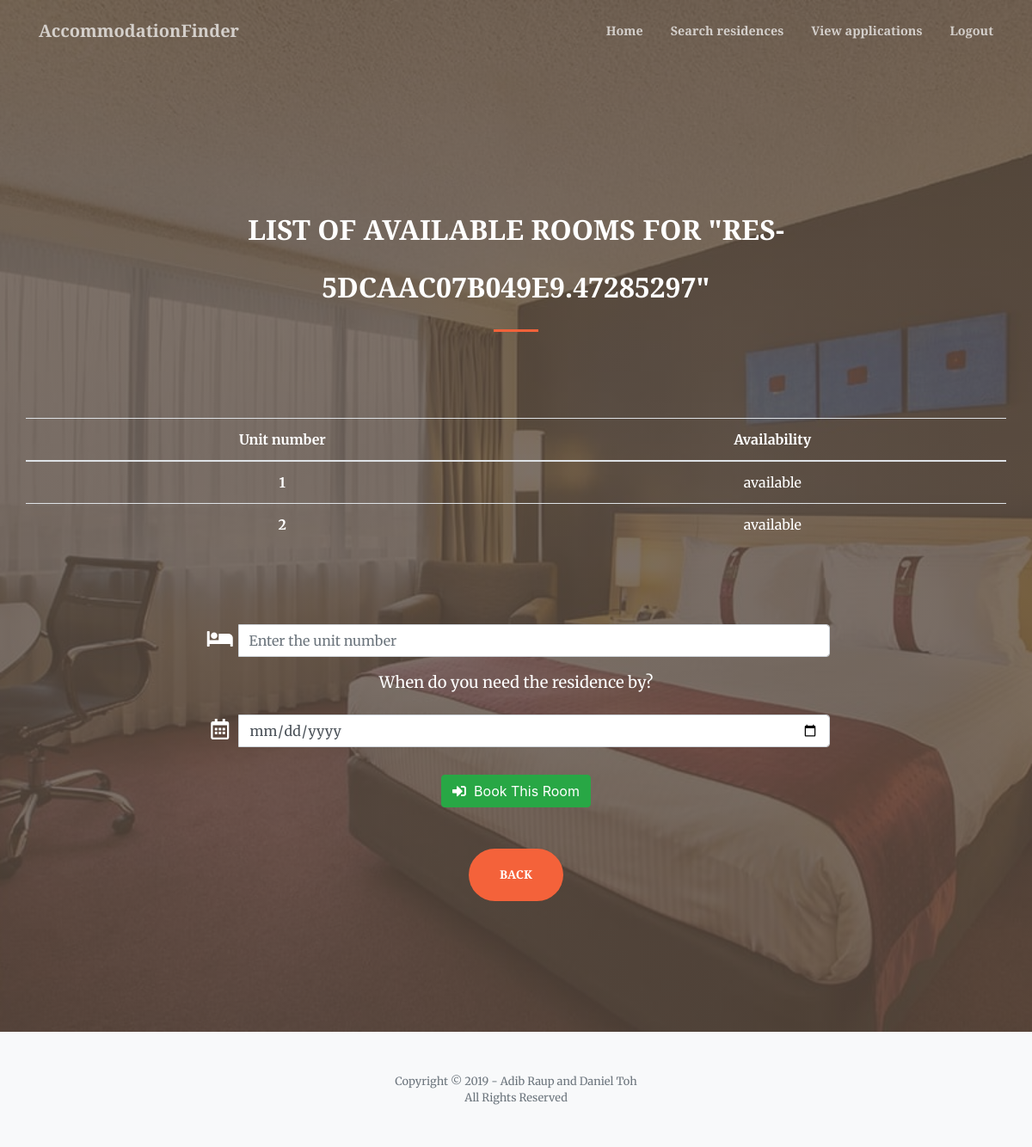
Screenshot of /bookARoom.php?room=RES-5dcaac07b049e9.47285297 with the database file from the repository.
### tables this page shows
CREATE TABLE `unit` (
  `resID` varchar(100) NOT NULL,
  `unitNo` varchar(100) NOT NULL,
  `availability` varchar(100) NOT NULL
);

### bookARoom.php (the view, shortened to what this page needs)
<!DOCTYPE html>
<html lang="en">
<head>
  <link href="vendor/fontawesome-free/css/all.min.css" rel="stylesheet" type="text/css">
  <link href="vendor/magnific-popup/magnific-popup.css" rel="stylesheet">
  <link href="css/creative3.5.min.css" rel="stylesheet">
</head>
<body id="page-top">
  <form action="bookARoomAction.php" method="POST">
  <nav class="navbar navbar-expand-lg navbar-light fixed-top py-3" id="mainNav">
    <div class="container">
      <a class="navbar-brand js-scroll-trigger" href="index.html">AccommodationFinder</a>
      <div class="collapse navbar-collapse" id="navbarResponsive">
        <ul class="navbar-nav ml-auto my-2 my-lg-0">
          <li class="nav-item">
            <a class="nav-link js-scroll-trigger" href="applicantHome.php">Home</a>
          </li>
          <li class="nav-item">
            <a class="nav-link js-scroll-trigger" href="searchAccommodation.php">Search residences</a>
          </li>
          <li class="nav-item">
            <a class="nav-link js-scroll-trigger" href="applicantViewApplications.php">View applications</a>
          </li>
          <li class="nav-item">
            <a class="nav-link js-scroll-trigger" href="index.html">Logout</a>
          </li>
        </ul>
      </div>
    </div>
  </nav>
  <header class="masthead">
    <div class="container h-100">
      <div class="row h-100 align-items-center justify-content-center text-center">
        <div class="col-lg-10 align-self-end">
          <h1 class="text-uppercase text-white font-weight-bold"><font size="6">
            List of available rooms for "<?php echo $_SESSION["appResID"] ?>"</font></h1>
          <hr class="divider my-4">
        </div>
          <table class="table table-hover" border="0" width="200%">
            <thead>
              <tr>
                <th><font color="white">Unit number</font></th>
                <th><font color="white">Availability</font></th>
              </tr>
            </thead>
            <tbody>
              <?php
              $servername = "localhost";
              $username = "root";
              $password = "";
              $conn = new mysqli($servername, $username, $password);
              $conn->select_db("accommodationfinder");
              $rID = $_SESSION["appResID"];
              $lq = "SELECT * FROM unit WHERE resID LIKE '$rID'";
              $res = $conn->query($lq);
              foreach($res as $opt){
              ?>
                <tr>
                  <th scope="row" class="number"><font color="white"><?php echo $opt['unitNo']?></font></th>
                  <td class="available"><font color="white"><?php echo $opt['availability']?></font></td>
                </tr>
              <?php }?>
            </tbody>
          </table>
          <div class="col-lg-8 align-self-baseline">
            <div class="form-group">
                <div class="input-group mb-2 mr-sm-2 mb-sm-0">
                    <div class="input-group-addon" style="width: 2.6rem"><font color="white" size="+2.5"><i class="fa fa-bed"></i></font></div>
                    <input type="number" min="1" name="unitNo" class="form-control" id="unitNo" placeholder="Enter the unit number" required autofocus>
                </div>
            </div>
            <div class="form-group">
                <p class="text-white-50 mb-4"><font color="white"> When do you need the residence by? </font></p>
                <div class="input-group mb-2 mr-sm-2 mb-sm-0">
                    <div class="input-group-addon" style="width: 2.6rem"><font color="white" size="+2.5"><i class="	far fa-calendar-alt"></i></font></div>
                    <input type="date" name="reqDate" class="form-control" id="reqDate" required>
                </div>
            </div>
            <div class="row" style="padding-top: 1rem">
                <div class="col-md-3"></div>
                <div class="col-md-6">
                    <a href="landlordHome.html"><button type="submit" class="btn btn-success"><i class="fas fa-sign-in-alt"></i>&nbsp  Book This Room</button></a>
                </div>
            </div>
            <br><br>
            <a class="btn btn-primary btn-xl js-scroll-trigger" href="searchAccommodation.php">Back</a>
          </div>
      </div>
    </div>
  </header>
</form>
  <footer class="bg-light py-5">
    <div class="container">
      <div class="small text-center text-muted">Copyright &copy; 2019 - Adib Raup and Daniel Toh</div>
      <div class="small text-center text-muted">All Rights Reserved</div>
    </div>
  </footer>
</body>
</html>

### rows the page displays
unit: unitNo "1", availability "available"
unit: unitNo "2", availability "available"

### other values shown
$_SESSION["appResID"] "RES-5DCAAC07B049E9.47285297"
